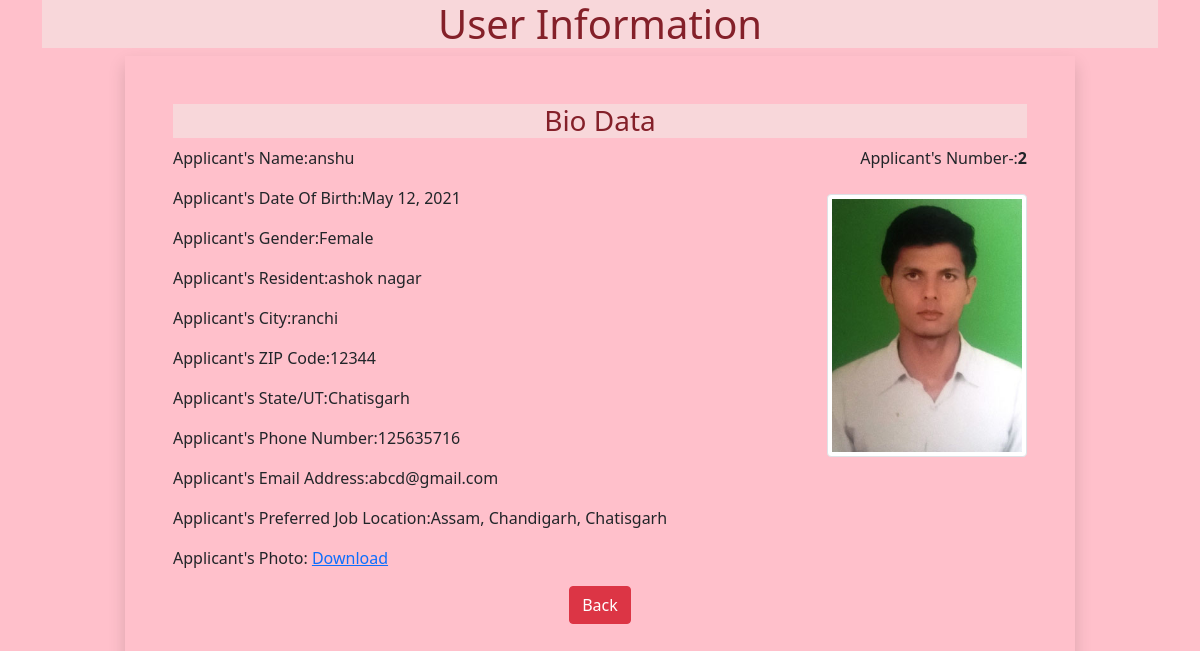
/2, run on the app's committed database.
### apps/models.py (models this page shows)
class Portfolio(models.Model):
    name=models.CharField(max_length=100)
    dob=models.DateField(auto_now=False,auto_now_add=False)
    gender=models.CharField(max_length=100)
    locality=models.CharField(max_length=100)
    city=models.CharField(max_length=100)
    pin=models.PositiveIntegerField()
    state=models.CharField(choices=STATE_CHOICE,max_length=100)
    mobile=models.PositiveIntegerField()
    email=models.EmailField()
    job_city=models.CharField(max_length=100)
    profile_image=models.ImageField(upload_to='profileimage',blank=True)
    my_file=models.FileField(upload_to='docs',blank=True)

### apps/views.py (the view)
# urls.py: path('<int:pk>',views.UserView.as_view(),name='info'),
class UserView(View):
    def get(self,request,pk):
        print(pk)
        bio=Portfolio.objects.get(pk=pk)
        return render(request,'apps/info.html',{'bio':bio})

### apps/templatetags/myfilter.py (called while the page is built)
@register.filter(name='remove_spacial')
def remove_chars(value,arg):
    print("The Value",value)
    print("The Arguement",arg)
    for charecter in arg:
        value=value.replace(charecter,"")
        print("The Charecter",charecter)
    return value

### apps/templates/apps/info.html (shortened to what this page needs)
<!DOCTYPE html>
{% load myfilter %}
<html lang="en">
<head>
     <link href="https://cdn.jsdelivr.net/npm/bootstrap@5.0.0-beta3/dist/css/bootstrap.min.css"
     rel="stylesheet"
>
</head>
<body>
    <div class="container">
        <h1 class="alert-danger text-center">User Information</h1>
        <div class="row">
            <div class="col-sm-10 text-center shadow p-5 offset-sm-1 " >
                <h3 class="alert-danger text-center">Bio Data</h3>
                <p class="float-end">Applicant's Number-:<b>{{bio.id}}</b></p>
                <p align="left">Applicant's Name:{{bio.name}}</p>
                <img src="{{bio.profile_image}}" alt=""
                class="img-fluid img-thumbnail float-end mt-2" width="200" hieght="150">
                <div align='left'>
                <p>Applicant's Date Of Birth:{{bio.dob}}</p>
                <p>Applicant's Gender:{{bio.gender}}</palign=>
                <p>Applicant's Resident:{{bio.locality}}</palign=>
                <p>Applicant's City:{{bio.city}}</palign=>
                <p>Applicant's ZIP Code:{{bio.pin}}</palign=>
                <p>Applicant's State/UT:{{bio.state}}</palign=>
                <p>Applicant's Phone Number:{{bio.mobile}}</palign=>
                <p>Applicant's Email Address:{{bio.email}}</palign=>
                <p>Applicant's Preferred Job Location:{{bio.job_city|remove_spacial:"[]'"}}</p>
                <p>Applicant's Photo:   <a href="{{bio.my_file.url}}">Download</a></palign=>
                </div>
                <a href="{% url 'home' %}" class="btn btn-danger">Back</a>
            </div>
        </div>
    </div>
</body>
</html>

### apps/templates/apps/info.html (style rules this page uses)
body { background-color:pink; }
p { margin:2px left; }

### data on the page
Portfolio: id "2", name "anshu", profile_image (picture), dob "May 12, 2021", gender "Female", locality "ashok nagar", city "ranchi", pin "12344", state "Chatisgarh", mobile "125635716", email "abcd@gmail.com", job_city|remove_spacial "Assam, Chandigarh, Chatisgarh"
